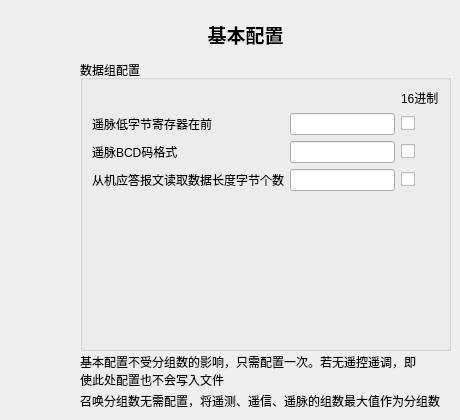
   <widget class="QWidget" name="Basewidget">
    <widget class="QLabel" name="label_30">
     <property name="geometry">
      <rect>
       <x>195</x>
       <y>9</y>
       <width>101</width>
       <height>51</height>
      </rect>
     </property>
     <property name="font">
      <font>
       <family>新宋体</family>
       <pointsize>14</pointsize>
       <weight>75</weight>
       <bold>true</bold>
      </font>
     </property>
     <property name="text">
      <string>基本配置</string>
     </property>
     <property name="alignment">
      <set>Qt::AlignCenter</set>
     </property>
    </widget>
    <widget class="QGroupBox" name="groupBox_11">
     <property name="geometry">
      <rect>
       <x>80</x>
       <y>60</y>
       <width>371</width>
       <height>291</height>
      </rect>
     </property>
     <property name="maximumSize">
      <size>
       <width>16777215</width>
       <height>16777215</height>
      </size>
     </property>
     <property name="title">
      <string>数据组配置</string>
     </property>
     <layout class="QGridLayout" name="gridLayout_6">
      <item row="5" column="2">
       <widget class="QCheckBox" name="CB8">
        <property name="text">
         <string/>
        </property>
       </widget>
      </item>
      <item row="4" column="0">
       <widget class="QLabel" name="label_50">
        <property name="text">
         <string>遥脉BCD码格式</string>
        </property>
       </widget>
      </item>
      <item row="6" column="0">
       <spacer name="verticalSpacer_6">
        <property name="orientation">
         <enum>Qt::Vertical</enum>
        </property>
        <property name="sizeHint" stdset="0">
         <size>
          <width>20</width>
          <height>40</height>
         </size>
        </property>
       </spacer>
      </item>
      <item row="3" column="1">
       <widget class="QLineEdit" name="LE6">
        <property name="alignment">
         <set>Qt::AlignRight|Qt::AlignTrailing|Qt::AlignVCenter</set>
        </property>
       </widget>
      </item>
      <item row="4" column="2">
       <widget class="QCheckBox" name="CB7">
        <property name="text">
         <string/>
        </property>
       </widget>
      </item>
      <item row="4" column="1">
       <widget class="QLineEdit" name="LE7">
        <property name="alignment">
         <set>Qt::AlignRight|Qt::AlignTrailing|Qt::AlignVCenter</set>
        </property>
       </widget>
      </item>
      <item row="5" column="0">
       <widget class="QLabel" name="label_51">
        <property name="text">
         <string>从机应答报文读取数据长度字节个数</string>
        </property>
       </widget>
      </item>
      <item row="5" column="1">
       <widget class="QLineEdit" name="LE8">
        <property name="alignment">
         <set>Qt::AlignRight|Qt::AlignTrailing|Qt::AlignVCenter</set>
        </property>
       </widget>
      </item>
      <item row="3" column="0">
       <widget class="QLabel" name="label_49">
        <property name="text">
         <string>遥脉低字节寄存器在前</string>
        </property>
       </widget>
      </item>
      <item row="1" column="2">
       <widget class="QLabel" name="label_46">
        <property name="maximumSize">
         <size>
          <width>40</width>
          <height>40</height>
         </size>
        </property>
        <property name="text">
         <string>16进制</string>
        </property>
       </widget>
      </item>
      <item row="3" column="2">
       <widget class="QCheckBox" name="CB6">
        <property name="text">
         <string/>
        </property>
       </widget>
      </item>
     </layout>
    </widget>
    <widget class="QLabel" name="label_52">
     <property name="geometry">
      <rect>
       <x>80</x>
       <y>350</y>
       <width>341</width>
       <height>41</height>
      </rect>
     </property>
     <property name="text">
      <string>基本配置不受分组数的影响，只需配置一次。若无遥控遥调，即使此处配置也不会写入文件</string>
     </property>
     <property name="wordWrap">
      <bool>true</bool>
     </property>
    </widget>
    <widget class="QLabel" name="label_103">
     <property name="geometry">
      <rect>
       <x>80</x>
       <y>390</y>
       <width>371</width>
       <height>21</height>
      </rect>
     </property>
     <property name="text">
      <string>召唤分组数无需配置，将遥测、遥信、遥脉的组数最大值作为分组数</string>
     </property>
    </widget>
   </widget>
